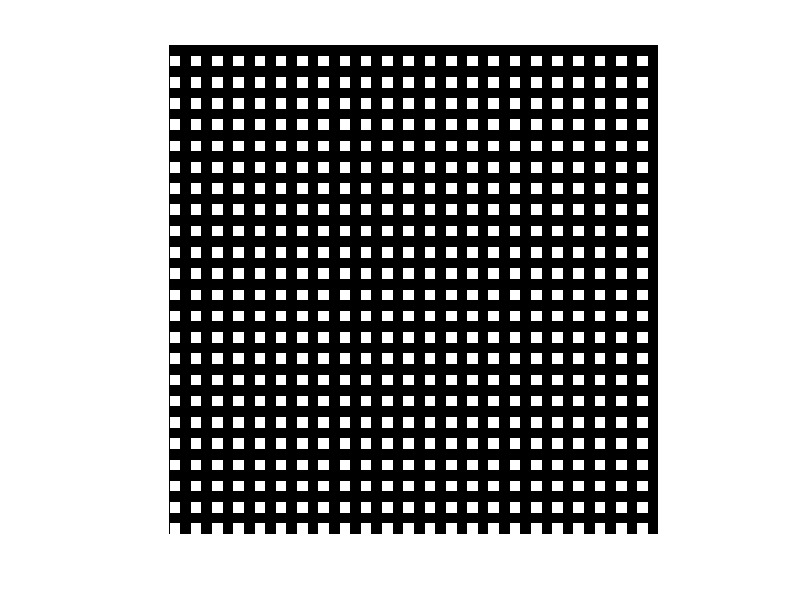

The MATLAB source for this figure: (Note: this script raises an error after producing the figure.)
close all;
clear all;

size = 1024;

img = zeros(size, size, 3);
%% siatka
for row = 1:2:size
   for col = 1:2:size
       
       img(row,col,:) = 255;
   end
end
figure();
imshow(img);
finalMat = img;
imwrite(finalMat,['../test_images/siatka', num2str(size),'.bmp'],'bmp');